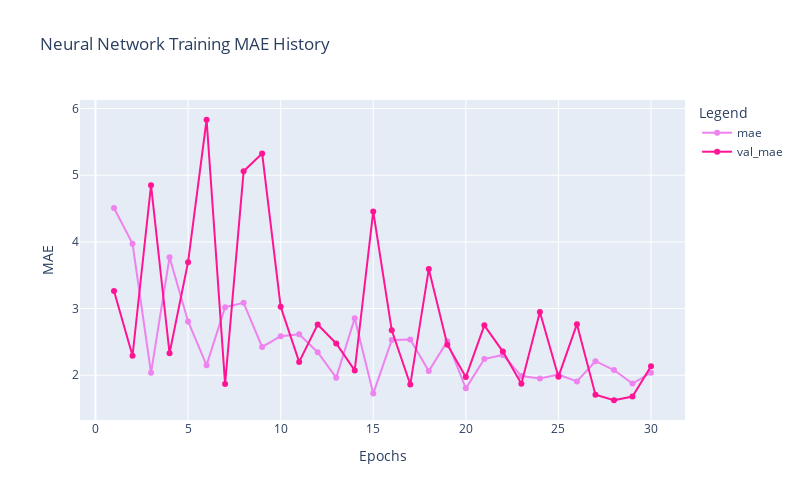

Source (notebook cell):
### Code cell
plot_history_mae(history_nn2)

### Figure 1 — Plotly figure (JSON) as saved in the notebook; plotly's stock layout.template omitted (floating-point values rounded to 4 significant figures)
{"data": [{"hovertemplate": "Legend=mae<br>Epochs=%{x}<br>MAE=%{y}<extra></extra>", "legendgroup": "mae", "line": {"color": "violet", "dash": "solid"}, "marker": {"symbol": "circle"}, "mode": "lines+markers", "name": "mae", "orientation": "v", "showlegend": true, "type": "scatter", "x": [1, 2, 3, 4, 5, 6, 7, 8, 9, 10, 11, 12, 13, 14, 15, 16, 17, 18, 19, 20, 21, 22, 23, 24, 25, 26, 27, 28, 29, 30], "xaxis": "x", "y": [4.509, 3.974, 2.035, 3.77, 2.806, 2.151, 3.02, 3.085, 2.424, 2.585, 2.614, 2.346, 1.963, 2.854, 1.725, 2.527, 2.534, 2.063, 2.508, 1.803, 2.242, 2.304, 1.987, 1.949, 2.012, 1.906, 2.21, 2.078, 1.874, 2.037], "yaxis": "y"}, {"hovertemplate": "Legend=val_mae<br>Epochs=%{x}<br>MAE=%{y}<extra></extra>", "legendgroup": "val_mae", "line": {"color": "deeppink", "dash": "solid"}, "marker": {"symbol": "circle"}, "mode": "lines+markers", "name": "val_mae", "orientation": "v", "showlegend": true, "type": "scatter", "x": [1, 2, 3, 4, 5, 6, 7, 8, 9, 10, 11, 12, 13, 14, 15, 16, 17, 18, 19, 20, 21, 22, 23, 24, 25, 26, 27, 28, 29, 30], "xaxis": "x", "y": [3.264, 2.292, 4.85, 2.329, 3.696, 5.832, 1.869, 5.059, 5.326, 3.028, 2.2, 2.76, 2.476, 2.072, 4.458, 2.673, 1.86, 3.593, 2.458, 1.971, 2.749, 2.354, 1.871, 2.95, 1.976, 2.765, 1.707, 1.624, 1.679, 2.135], "yaxis": "y"}], "layout": {"height": 500, "legend": {"title": {"text": "Legend"}, "tracegroupgap": 0}, "title": {"text": "Neural Network Training MAE History"}, "width": 800, "xaxis": {"anchor": "y", "domain": [0, 1], "title": {"text": "Epochs"}}, "yaxis": {"anchor": "x", "domain": [0, 1], "title": {"text": "MAE"}}}}
